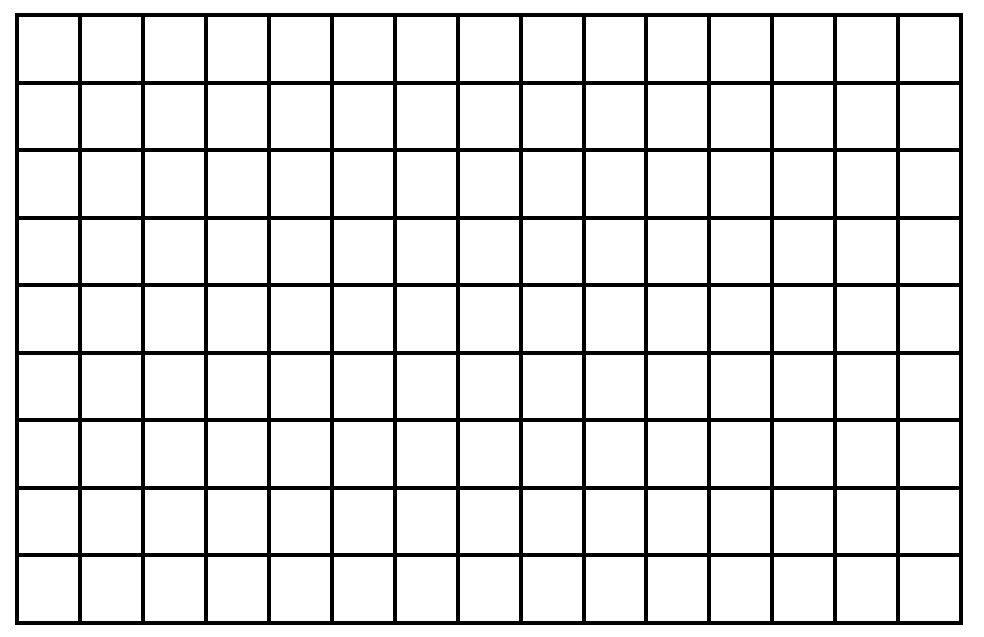
//> input picture hw2_files/p3_search.png, 984 x 637 px
$ ./p3_code   (built with g++ and OpenCV 4)
//> lines starting //> are read from the running program, lines starting //| are printed output that depends on the picture; after the words box and inside, x2 and y2 are one past the last pixel; in counts of white or black regions, pixels touching at a corner belong together
### hw2_files/label_components.h
// label_components.h

#include <opencv2/opencv.hpp>

#ifndef LABEL_COMPONENTS_H
#define LABEL_COMPONENTS_H

cv::Mat label_components(cv::Mat image);

#endif

### hw2_files/label_components.cpp
// label_components.cpp

#include <opencv2/opencv.hpp>

class Node {
	public:
		ushort id;
		Node* prev;
		Node* nextRow;
		Node* nextCol;

		Node(ushort i_id, Node* i_prev) {
			id = i_id;
			prev = i_prev;
			nextRow = NULL;
			nextCol = NULL;
		}
};


ushort findMinEquiv(ushort oldID, Node* equivTableHead) {
	Node* rowNode = equivTableHead->nextRow;
	while (rowNode != NULL) {
		Node* colNode = rowNode->nextCol;
		while (colNode != NULL) {
			if (oldID == colNode->id) {
				return rowNode->id;
			}
			colNode = colNode->nextCol;
		}
		rowNode = rowNode->nextRow;
	}
	std::cout << "ERROR: Did not find " << oldID << " in the equivTable!" << std::endl;
	return -1;
}

cv::Mat label_components(cv::Mat image) {
	int rows = image.rows;
	int cols = image.cols;


	cv::Mat compMat = cv::Mat::zeros(rows+1, cols+1, CV_16UC1);
	ushort nextCompID = 1;
	Node* equivTableHead = new Node(0, NULL);
	Node* equivTableTail = equivTableHead;
	for (int row = 0; row < rows; row++)
	{
		for (int col = 0; col < cols; col++)
		{
			if (image.at<uint8_t>(row, col)) {
				if (compMat.at<ushort>(row, col+1)) {
					compMat.at<ushort>(row+1, col+1) = compMat.at<ushort>(row, col+1);
					ushort aboveID = compMat.at<ushort>(row, col+1);
					ushort leftID = compMat.at<ushort>(row+1, col);
					if (leftID && aboveID != leftID) {
						// Equivalent
						Node* aboveNode = NULL;
						Node* aboveNodeRow = NULL;
						Node* leftNode = NULL;
						Node* leftNodeRow = NULL;
						Node* rowNode = equivTableHead->nextRow;
						while (rowNode != NULL) {
							Node* colNode = rowNode;
							while (colNode != NULL) {
								if (colNode->id == aboveID || colNode->id == leftID) {
									if (colNode->id == aboveID) {
										aboveNode = colNode;
										aboveNodeRow = rowNode;
									}
									else {
										leftNode = colNode;
										leftNodeRow = rowNode;
									}
									if (aboveNode != NULL && leftNode != NULL) {
										if (aboveNodeRow != leftNodeRow) {
											Node* smallerRow;
											Node* largerRow;
											if (aboveNodeRow->id <= leftNodeRow->id) {
												smallerRow = aboveNodeRow;
												largerRow = leftNodeRow;
											}
											else {
												smallerRow = aboveNodeRow;
												largerRow = leftNodeRow;
											}

											// Remove larger row from row list
											largerRow->prev->nextRow = largerRow->nextRow;
											if (largerRow != equivTableTail) {
												largerRow->nextRow->prev = largerRow->prev;
											}
											else {
												equivTableTail = largerRow->prev;
											}

											// Place larger row at end of smaller row
											Node* endOfSmallerRow = smallerRow;
											while (endOfSmallerRow->nextCol != NULL) {
												endOfSmallerRow = endOfSmallerRow->nextCol;
											}
											endOfSmallerRow->nextCol = largerRow;
											largerRow->prev = endOfSmallerRow;
											largerRow->nextRow = NULL;
										}
										// else they're already equivalent
										goto resolvedEquivs;
									}
								}
								colNode = colNode->nextCol;
							}
							rowNode = rowNode->nextRow;
						}
					}
				}
				else if (compMat.at<ushort>(row+1, col)) {
					compMat.at<ushort>(row+1, col+1) = compMat.at<ushort>(row+1, col);
				}
				else
				{
					compMat.at<ushort>(row+1, col+1) = nextCompID;
					Node* nextNodeID = new Node(nextCompID, equivTableTail);
					equivTableTail->nextRow = nextNodeID;
					equivTableTail = nextNodeID;
					++nextCompID;
				}
			}
			resolvedEquivs: true;
		}
	}
	cv::Mat retMat;
	compMat(cv::Range(1, compMat.rows), cv::Range(1, compMat.cols)).copyTo(retMat);

	nextCompID = 1;
	Node* rowNode = equivTableHead->nextRow;
	while (rowNode != NULL) {
		Node* newRowHead = new Node(nextCompID, rowNode->prev);
		newRowHead->prev->nextRow = newRowHead;
		rowNode->prev = newRowHead;
		newRowHead->nextCol = rowNode;
		newRowHead->nextRow = rowNode->nextRow;
		rowNode->nextRow = NULL;
		if (newRowHead->nextRow != NULL) {
			newRowHead->nextRow->prev = newRowHead;
		}
		++nextCompID;
		rowNode = newRowHead->nextRow;
	}

	// Really should optimize this but it should be good enough
	// For every image component, search through equivTable and assign equivalent ID
	for (int row = 0; row < rows; row++)
	{
		for (int col = 0; col < cols; col++)
		{
			ushort oldID = retMat.at<ushort>(row, col);
			if (oldID > 0) {
				retMat.at<ushort>(row, col) = findMinEquiv(oldID, equivTableHead);
			}
		}
	}

	return retMat;
}

### hw2_files/p3_code.cpp
//insert your code in Part_1/p1_opencv_code.cpp
//edit the file extension and web template to match your programing language

#include <iostream>
#include <ctime>
#include <opencv2/opencv.hpp>
#include "label_components.h"

int main(int argc, char** argv) {

	cv::Mat img_gry, img_bw;
	img_gry = cv::imread("../p3_search.png", 0); // flag = 0 => CV_LOAD_IMAGE_GRAYSCALE
//> img_gry: 637 rows x 984 cols, CV_8UC1; 88.1% white; 1 black region, box (x1, y1, x2, y2) and area: (15, 13, 963, 625) 74528

	if (img_gry.empty()) {
		std::cout << "Not a valid image file" << std::endl;
		return -1;
	}

	cv::threshold(img_gry, img_bw, 0.5, 255, cv::THRESH_BINARY);
	cv::Mat compMat = label_components(img_bw);
//> the loop in label_components, `for (int row = 0; row < rows; row++)` made 637 passes
//> nextCompID on passes 1 to 3: 2, 2, 2
//> after the loop in label_components, `for (int row = 0; row < rows; row++)`:
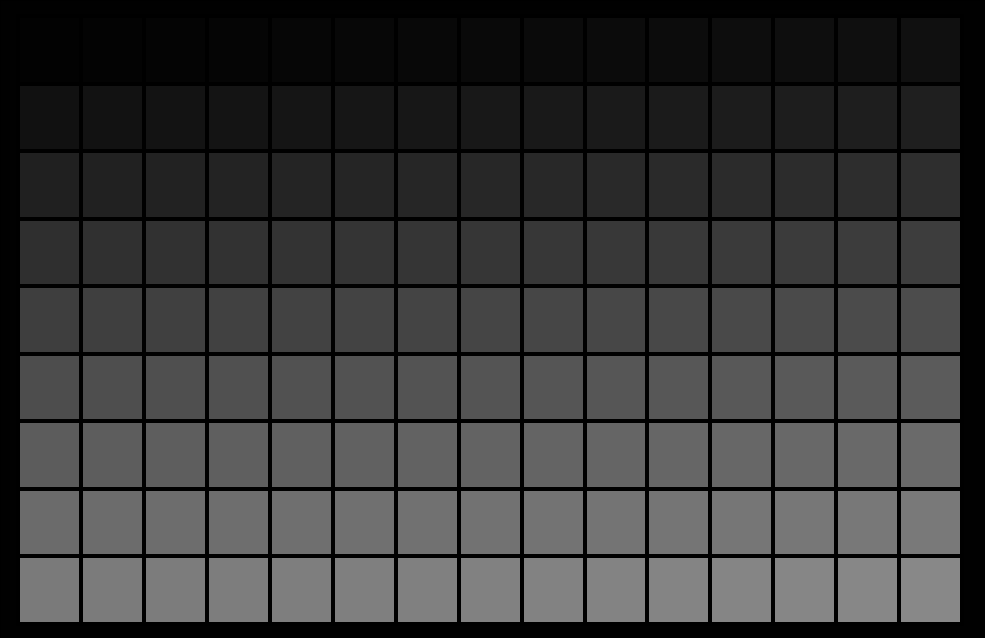
//> compMat: 638 rows x 985 cols, CV_16UC1; min 0, max 136, mean 55.6
//> after the loop in label_components, `for (int row = 0; row < rows; row++)`: nextCompID = 137
//> the loop in label_components, `while (rowNode != NULL)` made 136 passes

	int rows = compMat.rows;
//> rows = 637
	int cols = compMat.cols;
//> cols = 984

	double _min, max;
	cv::minMaxIdx(compMat, &_min, &max);
//> max = 136
	int numObjects = (int)max;
//> numObjects = 136
	cv::Mat colors = cv::Mat(1, numObjects, CV_8UC3);
//> colors = 136 rows, first 8: [0, 0, 0], [0, 0, 0], [0, 0, 0], [0, 0, 0], [0, 0, 0], [0, 0, 0], [0, 0, 0], [0, 0, 0]
	cv::RNG rng = cv::RNG(std::time(NULL));
	rng.fill(colors, rng.UNIFORM, cv::Scalar(0,0,0), cv::Scalar(255,255,255));
	cv::Mat coloredImg = cv::Mat::zeros(rows, cols, CV_8UC3);
	colors.at<cv::Vec3b>(0,0) = cv::Vec3b(255,255,255);
	for (int row = 0; row < rows; ++row) {
		for (int col = 0; col < cols; ++col) {
			if (int id = compMat.at<ushort>(row, col)) {
				coloredImg.at<cv::Vec3b>(row, col) = colors.at<cv::Vec3b>(0, id-1);
			}
		}
	}

	cv::imwrite("p3_image.png", coloredImg);
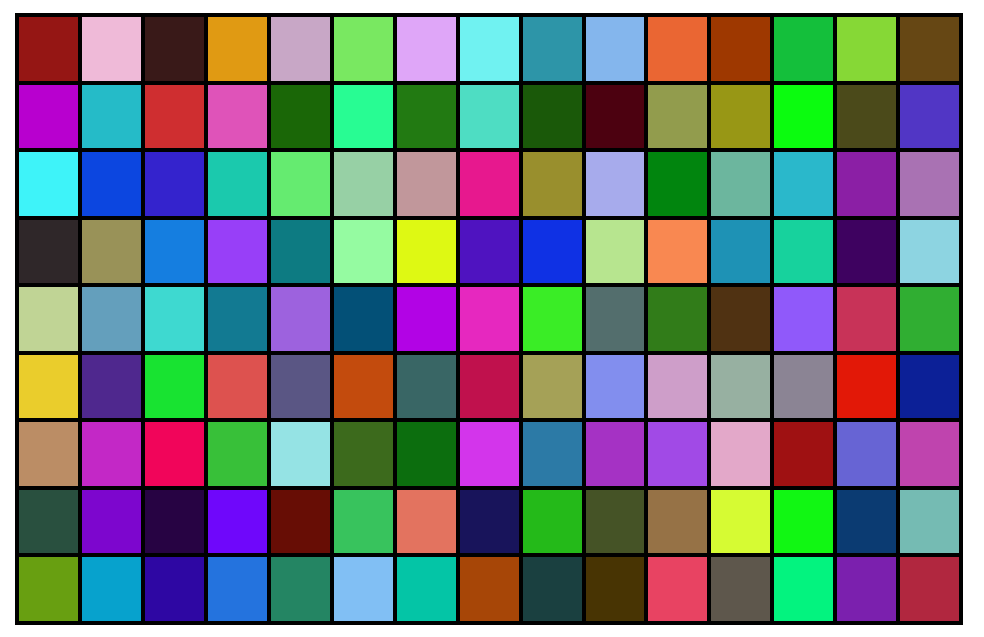
//> saved as p3_image.png: 637 rows x 984 cols, CV_8UC3; mean B, G, R 118, 115.6, 109.7

	return 0;
}

$ run again, with hw2_files/p10_search.png copied over hw2_files/p3_search.png
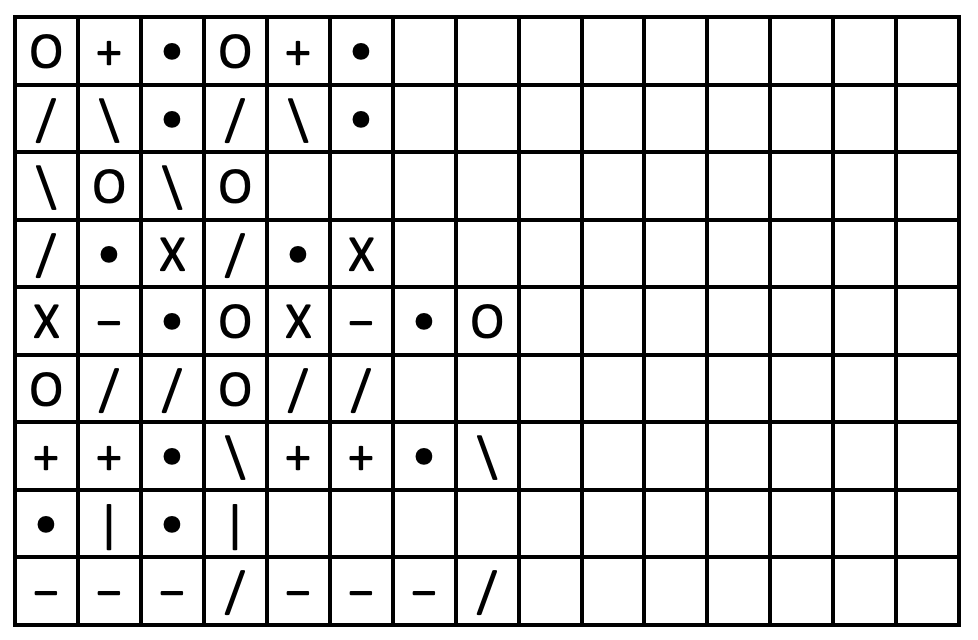
//> input picture hw2_files/p10_search.png, 978 x 640 px
//> img_gry is the input picture: 640 rows x 978 cols, CV_8UC1; min 0, max 255, mean 219.1
//> img_bw: 640 rows x 978 cols, CV_8UC1; 86.4% white; 57 black regions, largest, box (x1, y1, x2, y2) and area: (13, 15, 961, 627) 74528, (32, 35, 61, 68) 353, (221, 35, 250, 68) 353
//> the loop in label_components, `for (int row = 0; row < rows; row++)` made 640 passes
//> nextCompID on passes 1 to 3: 2, 2, 2
//> after the loop in label_components, `for (int row = 0; row < rows; row++)`: nextCompID = 557
//> the loop in label_components, `while (rowNode != NULL)` made 144 passes
//> after the loop in label_components, `while (rowNode != NULL)`: nextCompID = 145
//> after the loop in label_components, `for (int row = 0; row < rows; row++)`:
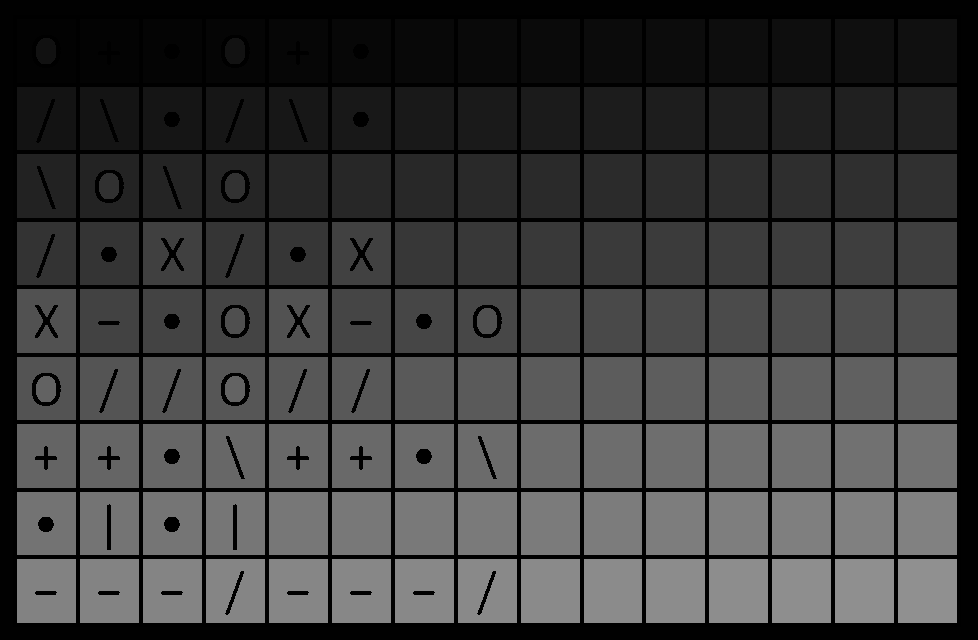
//> retMat: 640 rows x 978 cols, CV_16UC1; min 0, max 144, mean 58.5
//> max = 144
//> colors = 144 rows, first 8: [0, 0, 0], [0, 0, 0], [0, 0, 0], [0, 0, 0], [0, 0, 0], [0, 0, 0], [0, 0, 0], [0, 0, 0]
//> `cv::imwrite("p3_image.png", coloredImg);`:
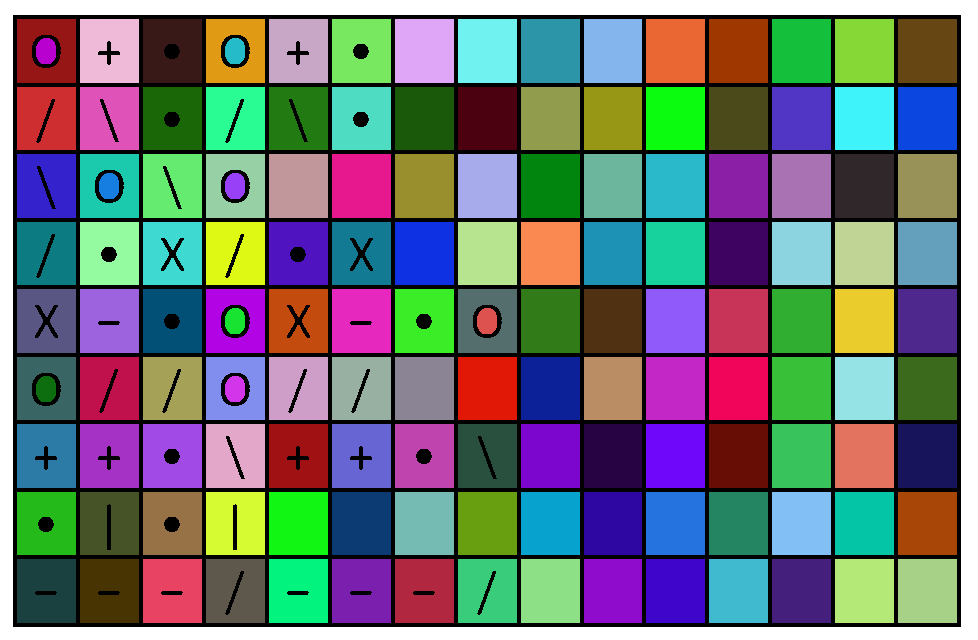
//> saved as p3_image.png: 640 rows x 978 cols, CV_8UC3; mean B, G, R 115.7, 114.6, 107.5
